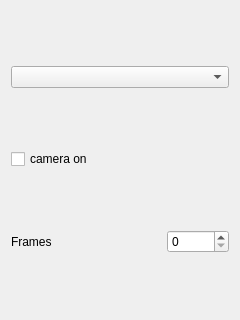
<?xml version="1.0" encoding="UTF-8"?>
<ui version="4.0">
 <class>Widget</class>
 <widget class="QWidget" name="Widget">
  <property name="enabled">
   <bool>true</bool>
  </property>
  <property name="geometry">
   <rect>
    <x>0</x>
    <y>0</y>
    <width>240</width>
    <height>320</height>
   </rect>
  </property>
  <property name="windowTitle">
   <string>Form</string>
  </property>
  <layout class="QGridLayout" name="gridLayout">
   <item row="2" column="0">
    <widget class="QLabel" name="label">
     <property name="text">
      <string>Frames</string>
     </property>
    </widget>
   </item>
   <item row="2" column="2">
    <widget class="QSpinBox" name="framesSpinBox"/>
   </item>
   <item row="1" column="0">
    <widget class="QCheckBox" name="cameraOnCheckBox">
     <property name="text">
      <string>camera on</string>
     </property>
    </widget>
   </item>
   <item row="0" column="0" colspan="3">
    <widget class="QComboBox" name="camerasComboBox"/>
   </item>
  </layout>
 </widget>
 <resources/>
 <connections/>
</ui>
